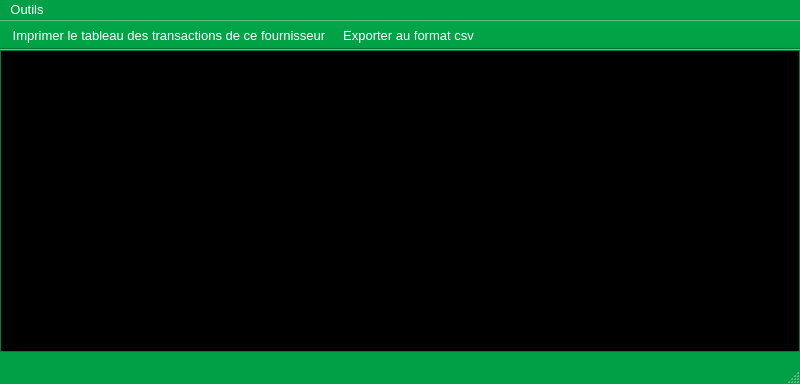
<?xml version="1.0" encoding="UTF-8"?>
<ui version="4.0">
 <class>YerothTableauDesTransactionsDuFournisseurWindow</class>
 <widget class="QMainWindow" name="YerothTableauDesTransactionsDuFournisseurWindow">
  <property name="windowModality">
   <enum>Qt::WindowModal</enum>
  </property>
  <property name="geometry">
   <rect>
    <x>0</x>
    <y>0</y>
    <width>800</width>
    <height>384</height>
   </rect>
  </property>
  <property name="palette">
   <palette>
    <active>
     <colorrole role="WindowText">
      <brush brushstyle="SolidPattern">
       <color alpha="255">
        <red>255</red>
        <green>255</green>
        <blue>255</blue>
       </color>
      </brush>
     </colorrole>
     <colorrole role="Button">
      <brush brushstyle="SolidPattern">
       <color alpha="255">
        <red>2</red>
        <green>160</green>
        <blue>70</blue>
       </color>
      </brush>
     </colorrole>
     <colorrole role="Light">
      <brush brushstyle="SolidPattern">
       <color alpha="255">
        <red>3</red>
        <green>240</green>
        <blue>105</blue>
       </color>
      </brush>
     </colorrole>
     <colorrole role="Midlight">
      <brush brushstyle="SolidPattern">
       <color alpha="255">
        <red>2</red>
        <green>200</green>
        <blue>87</blue>
       </color>
      </brush>
     </colorrole>
     <colorrole role="Dark">
      <brush brushstyle="SolidPattern">
       <color alpha="255">
        <red>1</red>
        <green>80</green>
        <blue>35</blue>
       </color>
      </brush>
     </colorrole>
     <colorrole role="Mid">
      <brush brushstyle="SolidPattern">
       <color alpha="255">
        <red>1</red>
        <green>107</green>
        <blue>46</blue>
       </color>
      </brush>
     </colorrole>
     <colorrole role="Text">
      <brush brushstyle="SolidPattern">
       <color alpha="255">
        <red>255</red>
        <green>255</green>
        <blue>255</blue>
       </color>
      </brush>
     </colorrole>
     <colorrole role="BrightText">
      <brush brushstyle="SolidPattern">
       <color alpha="255">
        <red>255</red>
        <green>255</green>
        <blue>255</blue>
       </color>
      </brush>
     </colorrole>
     <colorrole role="ButtonText">
      <brush brushstyle="SolidPattern">
       <color alpha="255">
        <red>255</red>
        <green>255</green>
        <blue>255</blue>
       </color>
      </brush>
     </colorrole>
     <colorrole role="Base">
      <brush brushstyle="SolidPattern">
       <color alpha="255">
        <red>255</red>
        <green>255</green>
        <blue>255</blue>
       </color>
      </brush>
     </colorrole>
     <colorrole role="Window">
      <brush brushstyle="SolidPattern">
       <color alpha="255">
        <red>2</red>
        <green>160</green>
        <blue>70</blue>
       </color>
      </brush>
     </colorrole>
     <colorrole role="Shadow">
      <brush brushstyle="SolidPattern">
       <color alpha="255">
        <red>0</red>
        <green>0</green>
        <blue>0</blue>
       </color>
      </brush>
     </colorrole>
     <colorrole role="AlternateBase">
      <brush brushstyle="SolidPattern">
       <color alpha="255">
        <red>128</red>
        <green>207</green>
        <blue>162</blue>
       </color>
      </brush>
     </colorrole>
     <colorrole role="ToolTipBase">
      <brush brushstyle="SolidPattern">
       <color alpha="255">
        <red>255</red>
        <green>255</green>
        <blue>220</blue>
       </color>
      </brush>
     </colorrole>
     <colorrole role="ToolTipText">
      <brush brushstyle="SolidPattern">
       <color alpha="255">
        <red>0</red>
        <green>0</green>
        <blue>0</blue>
       </color>
      </brush>
     </colorrole>
    </active>
    <inactive>
     <colorrole role="WindowText">
      <brush brushstyle="SolidPattern">
       <color alpha="255">
        <red>255</red>
        <green>255</green>
        <blue>255</blue>
       </color>
      </brush>
     </colorrole>
     <colorrole role="Button">
      <brush brushstyle="SolidPattern">
       <color alpha="255">
        <red>2</red>
        <green>160</green>
        <blue>70</blue>
       </color>
      </brush>
     </colorrole>
     <colorrole role="Light">
      <brush brushstyle="SolidPattern">
       <color alpha="255">
        <red>3</red>
        <green>240</green>
        <blue>105</blue>
       </color>
      </brush>
     </colorrole>
     <colorrole role="Midlight">
      <brush brushstyle="SolidPattern">
       <color alpha="255">
        <red>2</red>
        <green>200</green>
        <blue>87</blue>
       </color>
      </brush>
     </colorrole>
     <colorrole role="Dark">
      <brush brushstyle="SolidPattern">
       <color alpha="255">
        <red>1</red>
        <green>80</green>
        <blue>35</blue>
       </color>
      </brush>
     </colorrole>
     <colorrole role="Mid">
      <brush brushstyle="SolidPattern">
       <color alpha="255">
        <red>1</red>
        <green>107</green>
        <blue>46</blue>
       </color>
      </brush>
     </colorrole>
     <colorrole role="Text">
      <brush brushstyle="SolidPattern">
       <color alpha="255">
        <red>255</red>
        <green>255</green>
        <blue>255</blue>
       </color>
      </brush>
     </colorrole>
     <colorrole role="BrightText">
      <brush brushstyle="SolidPattern">
       <color alpha="255">
        <red>255</red>
        <green>255</green>
        <blue>255</blue>
       </color>
      </brush>
     </colorrole>
     <colorrole role="ButtonText">
      <brush brushstyle="SolidPattern">
       <color alpha="255">
        <red>255</red>
        <green>255</green>
        <blue>255</blue>
       </color>
      </brush>
     </colorrole>
     <colorrole role="Base">
      <brush brushstyle="SolidPattern">
       <color alpha="255">
        <red>255</red>
        <green>255</green>
        <blue>255</blue>
       </color>
      </brush>
     </colorrole>
     <colorrole role="Window">
      <brush brushstyle="SolidPattern">
       <color alpha="255">
        <red>2</red>
        <green>160</green>
        <blue>70</blue>
       </color>
      </brush>
     </colorrole>
     <colorrole role="Shadow">
      <brush brushstyle="SolidPattern">
       <color alpha="255">
        <red>0</red>
        <green>0</green>
        <blue>0</blue>
       </color>
      </brush>
     </colorrole>
     <colorrole role="AlternateBase">
      <brush brushstyle="SolidPattern">
       <color alpha="255">
        <red>128</red>
        <green>207</green>
        <blue>162</blue>
       </color>
      </brush>
     </colorrole>
     <colorrole role="ToolTipBase">
      <brush brushstyle="SolidPattern">
       <color alpha="255">
        <red>255</red>
        <green>255</green>
        <blue>220</blue>
       </color>
      </brush>
     </colorrole>
     <colorrole role="ToolTipText">
      <brush brushstyle="SolidPattern">
       <color alpha="255">
        <red>0</red>
        <green>0</green>
        <blue>0</blue>
       </color>
      </brush>
     </colorrole>
    </inactive>
    <disabled>
     <colorrole role="WindowText">
      <brush brushstyle="SolidPattern">
       <color alpha="255">
        <red>1</red>
        <green>80</green>
        <blue>35</blue>
       </color>
      </brush>
     </colorrole>
     <colorrole role="Button">
      <brush brushstyle="SolidPattern">
       <color alpha="255">
        <red>2</red>
        <green>160</green>
        <blue>70</blue>
       </color>
      </brush>
     </colorrole>
     <colorrole role="Light">
      <brush brushstyle="SolidPattern">
       <color alpha="255">
        <red>3</red>
        <green>240</green>
        <blue>105</blue>
       </color>
      </brush>
     </colorrole>
     <colorrole role="Midlight">
      <brush brushstyle="SolidPattern">
       <color alpha="255">
        <red>2</red>
        <green>200</green>
        <blue>87</blue>
       </color>
      </brush>
     </colorrole>
     <colorrole role="Dark">
      <brush brushstyle="SolidPattern">
       <color alpha="255">
        <red>1</red>
        <green>80</green>
        <blue>35</blue>
       </color>
      </brush>
     </colorrole>
     <colorrole role="Mid">
      <brush brushstyle="SolidPattern">
       <color alpha="255">
        <red>1</red>
        <green>107</green>
        <blue>46</blue>
       </color>
      </brush>
     </colorrole>
     <colorrole role="Text">
      <brush brushstyle="SolidPattern">
       <color alpha="255">
        <red>1</red>
        <green>80</green>
        <blue>35</blue>
       </color>
      </brush>
     </colorrole>
     <colorrole role="BrightText">
      <brush brushstyle="SolidPattern">
       <color alpha="255">
        <red>255</red>
        <green>255</green>
        <blue>255</blue>
       </color>
      </brush>
     </colorrole>
     <colorrole role="ButtonText">
      <brush brushstyle="SolidPattern">
       <color alpha="255">
        <red>1</red>
        <green>80</green>
        <blue>35</blue>
       </color>
      </brush>
     </colorrole>
     <colorrole role="Base">
      <brush brushstyle="SolidPattern">
       <color alpha="255">
        <red>2</red>
        <green>160</green>
        <blue>70</blue>
       </color>
      </brush>
     </colorrole>
     <colorrole role="Window">
      <brush brushstyle="SolidPattern">
       <color alpha="255">
        <red>2</red>
        <green>160</green>
        <blue>70</blue>
       </color>
      </brush>
     </colorrole>
     <colorrole role="Shadow">
      <brush brushstyle="SolidPattern">
       <color alpha="255">
        <red>0</red>
        <green>0</green>
        <blue>0</blue>
       </color>
      </brush>
     </colorrole>
     <colorrole role="AlternateBase">
      <brush brushstyle="SolidPattern">
       <color alpha="255">
        <red>2</red>
        <green>160</green>
        <blue>70</blue>
       </color>
      </brush>
     </colorrole>
     <colorrole role="ToolTipBase">
      <brush brushstyle="SolidPattern">
       <color alpha="255">
        <red>255</red>
        <green>255</green>
        <blue>220</blue>
       </color>
      </brush>
     </colorrole>
     <colorrole role="ToolTipText">
      <brush brushstyle="SolidPattern">
       <color alpha="255">
        <red>0</red>
        <green>0</green>
        <blue>0</blue>
       </color>
      </brush>
     </colorrole>
    </disabled>
   </palette>
  </property>
  <property name="font">
   <font>
    <pointsize>10</pointsize>
   </font>
  </property>
  <property name="windowTitle">
   <string>Yeroth-erp-3.0 - tableau des transactions du fournisseur</string>
  </property>
  <widget class="QWidget" name="centralwidget">
   <widget class="YerothTableView" name="tableView_tableau_des_transactions_du_fournisseur">
    <property name="geometry">
     <rect>
      <x>0</x>
      <y>0</y>
      <width>800</width>
      <height>302</height>
     </rect>
    </property>
    <property name="palette">
     <palette>
      <active>
       <colorrole role="WindowText">
        <brush brushstyle="SolidPattern">
         <color alpha="255">
          <red>255</red>
          <green>255</green>
          <blue>255</blue>
         </color>
        </brush>
       </colorrole>
       <colorrole role="Button">
        <brush brushstyle="SolidPattern">
         <color alpha="255">
          <red>2</red>
          <green>160</green>
          <blue>70</blue>
         </color>
        </brush>
       </colorrole>
       <colorrole role="Light">
        <brush brushstyle="SolidPattern">
         <color alpha="255">
          <red>3</red>
          <green>240</green>
          <blue>105</blue>
         </color>
        </brush>
       </colorrole>
       <colorrole role="Midlight">
        <brush brushstyle="SolidPattern">
         <color alpha="255">
          <red>2</red>
          <green>200</green>
          <blue>87</blue>
         </color>
        </brush>
       </colorrole>
       <colorrole role="Dark">
        <brush brushstyle="SolidPattern">
         <color alpha="255">
          <red>1</red>
          <green>80</green>
          <blue>35</blue>
         </color>
        </brush>
       </colorrole>
       <colorrole role="Mid">
        <brush brushstyle="SolidPattern">
         <color alpha="255">
          <red>1</red>
          <green>107</green>
          <blue>46</blue>
         </color>
        </brush>
       </colorrole>
       <colorrole role="Text">
        <brush brushstyle="SolidPattern">
         <color alpha="255">
          <red>255</red>
          <green>255</green>
          <blue>255</blue>
         </color>
        </brush>
       </colorrole>
       <colorrole role="BrightText">
        <brush brushstyle="SolidPattern">
         <color alpha="255">
          <red>255</red>
          <green>255</green>
          <blue>255</blue>
         </color>
        </brush>
       </colorrole>
       <colorrole role="ButtonText">
        <brush brushstyle="SolidPattern">
         <color alpha="255">
          <red>255</red>
          <green>255</green>
          <blue>255</blue>
         </color>
        </brush>
       </colorrole>
       <colorrole role="Base">
        <brush brushstyle="SolidPattern">
         <color alpha="255">
          <red>0</red>
          <green>0</green>
          <blue>0</blue>
         </color>
        </brush>
       </colorrole>
       <colorrole role="Window">
        <brush brushstyle="SolidPattern">
         <color alpha="255">
          <red>2</red>
          <green>160</green>
          <blue>70</blue>
         </color>
        </brush>
       </colorrole>
       <colorrole role="Shadow">
        <brush brushstyle="SolidPattern">
         <color alpha="255">
          <red>0</red>
          <green>0</green>
          <blue>0</blue>
         </color>
        </brush>
       </colorrole>
       <colorrole role="HighlightedText">
        <brush brushstyle="SolidPattern">
         <color alpha="255">
          <red>2</red>
          <green>160</green>
          <blue>70</blue>
         </color>
        </brush>
       </colorrole>
       <colorrole role="AlternateBase">
        <brush brushstyle="SolidPattern">
         <color alpha="255">
          <red>128</red>
          <green>207</green>
          <blue>162</blue>
         </color>
        </brush>
       </colorrole>
       <colorrole role="ToolTipBase">
        <brush brushstyle="SolidPattern">
         <color alpha="255">
          <red>255</red>
          <green>255</green>
          <blue>220</blue>
         </color>
        </brush>
       </colorrole>
       <colorrole role="ToolTipText">
        <brush brushstyle="SolidPattern">
         <color alpha="255">
          <red>0</red>
          <green>0</green>
          <blue>0</blue>
         </color>
        </brush>
       </colorrole>
      </active>
      <inactive>
       <colorrole role="WindowText">
        <brush brushstyle="SolidPattern">
         <color alpha="255">
          <red>255</red>
          <green>255</green>
          <blue>255</blue>
         </color>
        </brush>
       </colorrole>
       <colorrole role="Button">
        <brush brushstyle="SolidPattern">
         <color alpha="255">
          <red>2</red>
          <green>160</green>
          <blue>70</blue>
         </color>
        </brush>
       </colorrole>
       <colorrole role="Light">
        <brush brushstyle="SolidPattern">
         <color alpha="255">
          <red>3</red>
          <green>240</green>
          <blue>105</blue>
         </color>
        </brush>
       </colorrole>
       <colorrole role="Midlight">
        <brush brushstyle="SolidPattern">
         <color alpha="255">
          <red>2</red>
          <green>200</green>
          <blue>87</blue>
         </color>
        </brush>
       </colorrole>
       <colorrole role="Dark">
        <brush brushstyle="SolidPattern">
         <color alpha="255">
          <red>1</red>
          <green>80</green>
          <blue>35</blue>
         </color>
        </brush>
       </colorrole>
       <colorrole role="Mid">
        <brush brushstyle="SolidPattern">
         <color alpha="255">
          <red>1</red>
          <green>107</green>
          <blue>46</blue>
         </color>
        </brush>
       </colorrole>
       <colorrole role="Text">
        <brush brushstyle="SolidPattern">
         <color alpha="255">
          <red>255</red>
          <green>255</green>
          <blue>255</blue>
         </color>
        </brush>
       </colorrole>
       <colorrole role="BrightText">
        <brush brushstyle="SolidPattern">
         <color alpha="255">
          <red>255</red>
          <green>255</green>
          <blue>255</blue>
         </color>
        </brush>
       </colorrole>
       <colorrole role="ButtonText">
        <brush brushstyle="SolidPattern">
         <color alpha="255">
          <red>255</red>
          <green>255</green>
          <blue>255</blue>
         </color>
        </brush>
       </colorrole>
       <colorrole role="Base">
        <brush brushstyle="SolidPattern">
         <color alpha="255">
          <red>0</red>
          <green>0</green>
          <blue>0</blue>
         </color>
        </brush>
       </colorrole>
       <colorrole role="Window">
        <brush brushstyle="SolidPattern">
         <color alpha="255">
          <red>2</red>
          <green>160</green>
          <blue>70</blue>
         </color>
        </brush>
       </colorrole>
       <colorrole role="Shadow">
        <brush brushstyle="SolidPattern">
         <color alpha="255">
          <red>0</red>
          <green>0</green>
          <blue>0</blue>
         </color>
        </brush>
       </colorrole>
       <colorrole role="HighlightedText">
        <brush brushstyle="SolidPattern">
         <color alpha="255">
          <red>2</red>
          <green>160</green>
          <blue>70</blue>
         </color>
        </brush>
       </colorrole>
       <colorrole role="AlternateBase">
        <brush brushstyle="SolidPattern">
         <color alpha="255">
          <red>128</red>
          <green>207</green>
          <blue>162</blue>
         </color>
        </brush>
       </colorrole>
       <colorrole role="ToolTipBase">
        <brush brushstyle="SolidPattern">
         <color alpha="255">
          <red>255</red>
          <green>255</green>
          <blue>220</blue>
         </color>
        </brush>
       </colorrole>
       <colorrole role="ToolTipText">
        <brush brushstyle="SolidPattern">
         <color alpha="255">
          <red>0</red>
          <green>0</green>
          <blue>0</blue>
         </color>
        </brush>
       </colorrole>
      </inactive>
      <disabled>
       <colorrole role="WindowText">
        <brush brushstyle="SolidPattern">
         <color alpha="255">
          <red>1</red>
          <green>80</green>
          <blue>35</blue>
         </color>
        </brush>
       </colorrole>
       <colorrole role="Button">
        <brush brushstyle="SolidPattern">
         <color alpha="255">
          <red>2</red>
          <green>160</green>
          <blue>70</blue>
         </color>
        </brush>
       </colorrole>
       <colorrole role="Light">
        <brush brushstyle="SolidPattern">
         <color alpha="255">
          <red>3</red>
          <green>240</green>
          <blue>105</blue>
         </color>
        </brush>
       </colorrole>
       <colorrole role="Midlight">
        <brush brushstyle="SolidPattern">
         <color alpha="255">
          <red>2</red>
          <green>200</green>
          <blue>87</blue>
         </color>
        </brush>
       </colorrole>
       <colorrole role="Dark">
        <brush brushstyle="SolidPattern">
         <color alpha="255">
          <red>1</red>
          <green>80</green>
          <blue>35</blue>
         </color>
        </brush>
       </colorrole>
       <colorrole role="Mid">
        <brush brushstyle="SolidPattern">
         <color alpha="255">
          <red>1</red>
          <green>107</green>
          <blue>46</blue>
         </color>
        </brush>
       </colorrole>
       <colorrole role="Text">
        <brush brushstyle="SolidPattern">
         <color alpha="255">
          <red>1</red>
          <green>80</green>
          <blue>35</blue>
         </color>
        </brush>
       </colorrole>
       <colorrole role="BrightText">
        <brush brushstyle="SolidPattern">
         <color alpha="255">
          <red>255</red>
          <green>255</green>
          <blue>255</blue>
         </color>
        </brush>
       </colorrole>
       <colorrole role="ButtonText">
        <brush brushstyle="SolidPattern">
         <color alpha="255">
          <red>1</red>
          <green>80</green>
          <blue>35</blue>
         </color>
        </brush>
       </colorrole>
       <colorrole role="Base">
        <brush brushstyle="SolidPattern">
         <color alpha="255">
          <red>2</red>
          <green>160</green>
          <blue>70</blue>
         </color>
        </brush>
       </colorrole>
       <colorrole role="Window">
        <brush brushstyle="SolidPattern">
         <color alpha="255">
          <red>2</red>
          <green>160</green>
          <blue>70</blue>
         </color>
        </brush>
       </colorrole>
       <colorrole role="Shadow">
        <brush brushstyle="SolidPattern">
         <color alpha="255">
          <red>0</red>
          <green>0</green>
          <blue>0</blue>
         </color>
        </brush>
       </colorrole>
       <colorrole role="HighlightedText">
        <brush brushstyle="SolidPattern">
         <color alpha="255">
          <red>2</red>
          <green>160</green>
          <blue>70</blue>
         </color>
        </brush>
       </colorrole>
       <colorrole role="AlternateBase">
        <brush brushstyle="SolidPattern">
         <color alpha="255">
          <red>2</red>
          <green>160</green>
          <blue>70</blue>
         </color>
        </brush>
       </colorrole>
       <colorrole role="ToolTipBase">
        <brush brushstyle="SolidPattern">
         <color alpha="255">
          <red>255</red>
          <green>255</green>
          <blue>220</blue>
         </color>
        </brush>
       </colorrole>
       <colorrole role="ToolTipText">
        <brush brushstyle="SolidPattern">
         <color alpha="255">
          <red>0</red>
          <green>0</green>
          <blue>0</blue>
         </color>
        </brush>
       </colorrole>
      </disabled>
     </palette>
    </property>
    <property name="font">
     <font>
      <pointsize>10</pointsize>
      <weight>50</weight>
      <bold>false</bold>
     </font>
    </property>
    <property name="autoFillBackground">
     <bool>false</bool>
    </property>
    <property name="tabKeyNavigation">
     <bool>true</bool>
    </property>
    <property name="sortingEnabled">
     <bool>false</bool>
    </property>
   </widget>
  </widget>
  <widget class="QMenuBar" name="menubar">
   <property name="geometry">
    <rect>
     <x>0</x>
     <y>0</y>
     <width>800</width>
     <height>21</height>
    </rect>
   </property>
   <widget class="QMenu" name="menuOutils">
    <property name="palette">
     <palette>
      <active>
       <colorrole role="WindowText">
        <brush brushstyle="SolidPattern">
         <color alpha="255">
          <red>0</red>
          <green>0</green>
          <blue>0</blue>
         </color>
        </brush>
       </colorrole>
       <colorrole role="Button">
        <brush brushstyle="SolidPattern">
         <color alpha="255">
          <red>255</red>
          <green>255</green>
          <blue>0</blue>
         </color>
        </brush>
       </colorrole>
       <colorrole role="Light">
        <brush brushstyle="SolidPattern">
         <color alpha="255">
          <red>255</red>
          <green>255</green>
          <blue>127</blue>
         </color>
        </brush>
       </colorrole>
       <colorrole role="Midlight">
        <brush brushstyle="SolidPattern">
         <color alpha="255">
          <red>255</red>
          <green>255</green>
          <blue>63</blue>
         </color>
        </brush>
       </colorrole>
       <colorrole role="Dark">
        <brush brushstyle="SolidPattern">
         <color alpha="255">
          <red>127</red>
          <green>127</green>
          <blue>0</blue>
         </color>
        </brush>
       </colorrole>
       <colorrole role="Mid">
        <brush brushstyle="SolidPattern">
         <color alpha="255">
          <red>170</red>
          <green>170</green>
          <blue>0</blue>
         </color>
        </brush>
       </colorrole>
       <colorrole role="Text">
        <brush brushstyle="SolidPattern">
         <color alpha="255">
          <red>0</red>
          <green>0</green>
          <blue>0</blue>
         </color>
        </brush>
       </colorrole>
       <colorrole role="BrightText">
        <brush brushstyle="SolidPattern">
         <color alpha="255">
          <red>255</red>
          <green>255</green>
          <blue>255</blue>
         </color>
        </brush>
       </colorrole>
       <colorrole role="ButtonText">
        <brush brushstyle="SolidPattern">
         <color alpha="255">
          <red>0</red>
          <green>0</green>
          <blue>0</blue>
         </color>
        </brush>
       </colorrole>
       <colorrole role="Base">
        <brush brushstyle="SolidPattern">
         <color alpha="255">
          <red>255</red>
          <green>255</green>
          <blue>255</blue>
         </color>
        </brush>
       </colorrole>
       <colorrole role="Window">
        <brush brushstyle="SolidPattern">
         <color alpha="255">
          <red>255</red>
          <green>255</green>
          <blue>0</blue>
         </color>
        </brush>
       </colorrole>
       <colorrole role="Shadow">
        <brush brushstyle="SolidPattern">
         <color alpha="255">
          <red>0</red>
          <green>0</green>
          <blue>0</blue>
         </color>
        </brush>
       </colorrole>
       <colorrole role="AlternateBase">
        <brush brushstyle="SolidPattern">
         <color alpha="255">
          <red>255</red>
          <green>255</green>
          <blue>127</blue>
         </color>
        </brush>
       </colorrole>
       <colorrole role="ToolTipBase">
        <brush brushstyle="SolidPattern">
         <color alpha="255">
          <red>255</red>
          <green>255</green>
          <blue>220</blue>
         </color>
        </brush>
       </colorrole>
       <colorrole role="ToolTipText">
        <brush brushstyle="SolidPattern">
         <color alpha="255">
          <red>0</red>
          <green>0</green>
          <blue>0</blue>
         </color>
        </brush>
       </colorrole>
      </active>
      <inactive>
       <colorrole role="WindowText">
        <brush brushstyle="SolidPattern">
         <color alpha="255">
          <red>0</red>
          <green>0</green>
          <blue>0</blue>
         </color>
        </brush>
       </colorrole>
       <colorrole role="Button">
        <brush brushstyle="SolidPattern">
         <color alpha="255">
          <red>255</red>
          <green>255</green>
          <blue>0</blue>
         </color>
        </brush>
       </colorrole>
       <colorrole role="Light">
        <brush brushstyle="SolidPattern">
         <color alpha="255">
          <red>255</red>
          <green>255</green>
          <blue>127</blue>
         </color>
        </brush>
       </colorrole>
       <colorrole role="Midlight">
        <brush brushstyle="SolidPattern">
         <color alpha="255">
          <red>255</red>
          <green>255</green>
          <blue>63</blue>
         </color>
        </brush>
       </colorrole>
       <colorrole role="Dark">
        <brush brushstyle="SolidPattern">
         <color alpha="255">
          <red>127</red>
          <green>127</green>
          <blue>0</blue>
         </color>
        </brush>
       </colorrole>
       <colorrole role="Mid">
        <brush brushstyle="SolidPattern">
         <color alpha="255">
          <red>170</red>
          <green>170</green>
          <blue>0</blue>
         </color>
        </brush>
       </colorrole>
       <colorrole role="Text">
        <brush brushstyle="SolidPattern">
         <color alpha="255">
          <red>0</red>
          <green>0</green>
          <blue>0</blue>
         </color>
        </brush>
       </colorrole>
       <colorrole role="BrightText">
        <brush brushstyle="SolidPattern">
         <color alpha="255">
          <red>255</red>
          <green>255</green>
          <blue>255</blue>
         </color>
        </brush>
       </colorrole>
       <colorrole role="ButtonText">
        <brush brushstyle="SolidPattern">
         <color alpha="255">
          <red>0</red>
          <green>0</green>
          <blue>0</blue>
         </color>
        </brush>
       </colorrole>
       <colorrole role="Base">
        <brush brushstyle="SolidPattern">
         <color alpha="255">
          <red>255</red>
          <green>255</green>
          <blue>255</blue>
         </color>
        </brush>
       </colorrole>
       <colorrole role="Window">
        <brush brushstyle="SolidPattern">
         <color alpha="255">
          <red>255</red>
          <green>255</green>
          <blue>0</blue>
         </color>
        </brush>
       </colorrole>
       <colorrole role="Shadow">
        <brush brushstyle="SolidPattern">
         <color alpha="255">
          <red>0</red>
          <green>0</green>
          <blue>0</blue>
         </color>
        </brush>
       </colorrole>
       <colorrole role="AlternateBase">
        <brush brushstyle="SolidPattern">
         <color alpha="255">
          <red>255</red>
          <green>255</green>
          <blue>127</blue>
         </color>
        </brush>
       </colorrole>
       <colorrole role="ToolTipBase">
        <brush brushstyle="SolidPattern">
         <color alpha="255">
          <red>255</red>
          <green>255</green>
          <blue>220</blue>
         </color>
        </brush>
       </colorrole>
       <colorrole role="ToolTipText">
        <brush brushstyle="SolidPattern">
         <color alpha="255">
          <red>0</red>
          <green>0</green>
          <blue>0</blue>
         </color>
        </brush>
       </colorrole>
      </inactive>
      <disabled>
       <colorrole role="WindowText">
        <brush brushstyle="SolidPattern">
         <color alpha="255">
          <red>127</red>
          <green>127</green>
          <blue>0</blue>
         </color>
        </brush>
       </colorrole>
       <colorrole role="Button">
        <brush brushstyle="SolidPattern">
         <color alpha="255">
          <red>255</red>
          <green>255</green>
          <blue>0</blue>
         </color>
        </brush>
       </colorrole>
       <colorrole role="Light">
        <brush brushstyle="SolidPattern">
         <color alpha="255">
          <red>255</red>
          <green>255</green>
          <blue>127</blue>
         </color>
        </brush>
       </colorrole>
       <colorrole role="Midlight">
        <brush brushstyle="SolidPattern">
         <color alpha="255">
          <red>255</red>
          <green>255</green>
          <blue>63</blue>
         </color>
        </brush>
       </colorrole>
       <colorrole role="Dark">
        <brush brushstyle="SolidPattern">
         <color alpha="255">
          <red>127</red>
          <green>127</green>
          <blue>0</blue>
         </color>
        </brush>
       </colorrole>
       <colorrole role="Mid">
        <brush brushstyle="SolidPattern">
         <color alpha="255">
          <red>170</red>
          <green>170</green>
          <blue>0</blue>
         </color>
        </brush>
       </colorrole>
       <colorrole role="Text">
        <brush brushstyle="SolidPattern">
         <color alpha="255">
          <red>127</red>
          <green>127</green>
          <blue>0</blue>
         </color>
        </brush>
       </colorrole>
       <colorrole role="BrightText">
        <brush brushstyle="SolidPattern">
         <color alpha="255">
          <red>255</red>
          <green>255</green>
          <blue>255</blue>
         </color>
        </brush>
       </colorrole>
       <colorrole role="ButtonText">
        <brush brushstyle="SolidPattern">
         <color alpha="255">
          <red>127</red>
          <green>127</green>
          <blue>0</blue>
         </color>
        </brush>
       </colorrole>
       <colorrole role="Base">
        <brush brushstyle="SolidPattern">
         <color alpha="255">
          <red>255</red>
          <green>255</green>
          <blue>0</blue>
         </color>
        </brush>
       </colorrole>
       <colorrole role="Window">
        <brush brushstyle="SolidPattern">
         <color alpha="255">
          <red>255</red>
          <green>255</green>
          <blue>0</blue>
         </color>
        </brush>
       </colorrole>
       <colorrole role="Shadow">
        <brush brushstyle="SolidPattern">
         <color alpha="255">
          <red>0</red>
          <green>0</green>
          <blue>0</blue>
         </color>
        </brush>
       </colorrole>
       <colorrole role="AlternateBase">
        <brush brushstyle="SolidPattern">
         <color alpha="255">
          <red>255</red>
          <green>255</green>
          <blue>0</blue>
         </color>
        </brush>
       </colorrole>
       <colorrole role="ToolTipBase">
        <brush brushstyle="SolidPattern">
         <color alpha="255">
          <red>255</red>
          <green>255</green>
          <blue>220</blue>
         </color>
        </brush>
       </colorrole>
       <colorrole role="ToolTipText">
        <brush brushstyle="SolidPattern">
         <color alpha="255">
          <red>0</red>
          <green>0</green>
          <blue>0</blue>
         </color>
        </brush>
       </colorrole>
      </disabled>
     </palette>
    </property>
    <property name="title">
     <string>Outils</string>
    </property>
    <addaction name="actionExporter_au_format_csv"/>
    <addaction name="actionAfficherPDF"/>
   </widget>
   <addaction name="menuOutils"/>
  </widget>
  <widget class="QStatusBar" name="statusbar"/>
  <widget class="QToolBar" name="toolBar_tableauDesTransactionDuFournisseur">
   <property name="palette">
    <palette>
     <active>
      <colorrole role="WindowText">
       <brush brushstyle="SolidPattern">
        <color alpha="255">
         <red>255</red>
         <green>255</green>
         <blue>255</blue>
        </color>
       </brush>
      </colorrole>
      <colorrole role="Button">
       <brush brushstyle="SolidPattern">
        <color alpha="255">
         <red>2</red>
         <green>160</green>
         <blue>70</blue>
        </color>
       </brush>
      </colorrole>
      <colorrole role="Light">
       <brush brushstyle="SolidPattern">
        <color alpha="255">
         <red>3</red>
         <green>240</green>
         <blue>105</blue>
        </color>
       </brush>
      </colorrole>
      <colorrole role="Midlight">
       <brush brushstyle="SolidPattern">
        <color alpha="255">
         <red>2</red>
         <green>200</green>
         <blue>87</blue>
        </color>
       </brush>
      </colorrole>
      <colorrole role="Dark">
       <brush brushstyle="SolidPattern">
        <color alpha="255">
         <red>1</red>
         <green>80</green>
         <blue>35</blue>
        </color>
       </brush>
      </colorrole>
      <colorrole role="Mid">
       <brush brushstyle="SolidPattern">
        <color alpha="255">
         <red>1</red>
         <green>107</green>
         <blue>46</blue>
        </color>
       </brush>
      </colorrole>
      <colorrole role="Text">
       <brush brushstyle="SolidPattern">
        <color alpha="255">
         <red>255</red>
         <green>255</green>
         <blue>255</blue>
        </color>
       </brush>
      </colorrole>
      <colorrole role="BrightText">
       <brush brushstyle="SolidPattern">
        <color alpha="255">
         <red>255</red>
         <green>255</green>
         <blue>255</blue>
        </color>
       </brush>
      </colorrole>
      <colorrole role="ButtonText">
       <brush brushstyle="SolidPattern">
        <color alpha="255">
         <red>255</red>
         <green>255</green>
         <blue>255</blue>
        </color>
       </brush>
      </colorrole>
      <colorrole role="Base">
       <brush brushstyle="SolidPattern">
        <color alpha="255">
         <red>255</red>
         <green>255</green>
         <blue>255</blue>
        </color>
       </brush>
      </colorrole>
      <colorrole role="Window">
       <brush brushstyle="SolidPattern">
        <color alpha="255">
         <red>2</red>
         <green>160</green>
         <blue>70</blue>
        </color>
       </brush>
      </colorrole>
      <colorrole role="Shadow">
       <brush brushstyle="SolidPattern">
        <color alpha="255">
         <red>0</red>
         <green>0</green>
         <blue>0</blue>
        </color>
       </brush>
      </colorrole>
      <colorrole role="AlternateBase">
       <brush brushstyle="SolidPattern">
        <color alpha="255">
         <red>128</red>
         <green>207</green>
         <blue>162</blue>
        </color>
       </brush>
      </colorrole>
      <colorrole role="ToolTipBase">
       <brush brushstyle="SolidPattern">
        <color alpha="255">
         <red>255</red>
         <green>255</green>
         <blue>220</blue>
        </color>
       </brush>
      </colorrole>
      <colorrole role="ToolTipText">
       <brush brushstyle="SolidPattern">
        <color alpha="255">
         <red>0</red>
         <green>0</green>
         <blue>0</blue>
        </color>
       </brush>
      </colorrole>
     </active>
     <inactive>
      <colorrole role="WindowText">
       <brush brushstyle="SolidPattern">
        <color alpha="255">
         <red>255</red>
         <green>255</green>
         <blue>255</blue>
        </color>
       </brush>
      </colorrole>
      <colorrole role="Button">
       <brush brushstyle="SolidPattern">
        <color alpha="255">
         <red>2</red>
         <green>160</green>
         <blue>70</blue>
        </color>
       </brush>
      </colorrole>
      <colorrole role="Light">
       <brush brushstyle="SolidPattern">
        <color alpha="255">
         <red>3</red>
         <green>240</green>
         <blue>105</blue>
        </color>
       </brush>
      </colorrole>
      <colorrole role="Midlight">
       <brush brushstyle="SolidPattern">
        <color alpha="255">
         <red>2</red>
         <green>200</green>
         <blue>87</blue>
        </color>
       </brush>
      </colorrole>
      <colorrole role="Dark">
       <brush brushstyle="SolidPattern">
        <color alpha="255">
         <red>1</red>
         <green>80</green>
         <blue>35</blue>
        </color>
       </brush>
      </colorrole>
      <colorrole role="Mid">
       <brush brushstyle="SolidPattern">
        <color alpha="255">
         <red>1</red>
         <green>107</green>
         <blue>46</blue>
        </color>
       </brush>
      </colorrole>
      <colorrole role="Text">
       <brush brushstyle="SolidPattern">
        <color alpha="255">
         <red>255</red>
         <green>255</green>
         <blue>255</blue>
        </color>
       </brush>
      </colorrole>
      <colorrole role="BrightText">
       <brush brushstyle="SolidPattern">
        <color alpha="255">
         <red>255</red>
         <green>255</green>
         <blue>255</blue>
        </color>
       </brush>
      </colorrole>
      <colorrole role="ButtonText">
       <brush brushstyle="SolidPattern">
        <color alpha="255">
         <red>255</red>
         <green>255</green>
         <blue>255</blue>
        </color>
       </brush>
      </colorrole>
      <colorrole role="Base">
       <brush brushstyle="SolidPattern">
        <color alpha="255">
         <red>255</red>
         <green>255</green>
         <blue>255</blue>
        </color>
       </brush>
      </colorrole>
      <colorrole role="Window">
       <brush brushstyle="SolidPattern">
        <color alpha="255">
         <red>2</red>
         <green>160</green>
         <blue>70</blue>
        </color>
       </brush>
      </colorrole>
      <colorrole role="Shadow">
       <brush brushstyle="SolidPattern">
        <color alpha="255">
         <red>0</red>
         <green>0</green>
         <blue>0</blue>
        </color>
       </brush>
      </colorrole>
      <colorrole role="AlternateBase">
       <brush brushstyle="SolidPattern">
        <color alpha="255">
         <red>128</red>
         <green>207</green>
         <blue>162</blue>
        </color>
       </brush>
      </colorrole>
      <colorrole role="ToolTipBase">
       <brush brushstyle="SolidPattern">
        <color alpha="255">
         <red>255</red>
         <green>255</green>
         <blue>220</blue>
        </color>
       </brush>
      </colorrole>
      <colorrole role="ToolTipText">
       <brush brushstyle="SolidPattern">
        <color alpha="255">
         <red>0</red>
         <green>0</green>
         <blue>0</blue>
        </color>
       </brush>
      </colorrole>
     </inactive>
     <disabled>
      <colorrole role="WindowText">
       <brush brushstyle="SolidPattern">
        <color alpha="255">
         <red>1</red>
         <green>80</green>
         <blue>35</blue>
        </color>
       </brush>
      </colorrole>
      <colorrole role="Button">
       <brush brushstyle="SolidPattern">
        <color alpha="255">
         <red>2</red>
         <green>160</green>
         <blue>70</blue>
        </color>
       </brush>
      </colorrole>
      <colorrole role="Light">
       <brush brushstyle="SolidPattern">
        <color alpha="255">
         <red>3</red>
         <green>240</green>
         <blue>105</blue>
        </color>
       </brush>
      </colorrole>
      <colorrole role="Midlight">
       <brush brushstyle="SolidPattern">
        <color alpha="255">
         <red>2</red>
         <green>200</green>
         <blue>87</blue>
        </color>
       </brush>
      </colorrole>
      <colorrole role="Dark">
       <brush brushstyle="SolidPattern">
        <color alpha="255">
         <red>1</red>
         <green>80</green>
         <blue>35</blue>
        </color>
       </brush>
      </colorrole>
      <colorrole role="Mid">
       <brush brushstyle="SolidPattern">
        <color alpha="255">
         <red>1</red>
         <green>107</green>
         <blue>46</blue>
        </color>
       </brush>
      </colorrole>
      <colorrole role="Text">
       <brush brushstyle="SolidPattern">
        <color alpha="255">
         <red>1</red>
         <green>80</green>
         <blue>35</blue>
        </color>
       </brush>
      </colorrole>
      <colorrole role="BrightText">
       <brush brushstyle="SolidPattern">
        <color alpha="255">
         <red>255</red>
         <green>255</green>
         <blue>255</blue>
        </color>
       </brush>
      </colorrole>
      <colorrole role="ButtonText">
       <brush brushstyle="SolidPattern">
        <color alpha="255">
         <red>1</red>
         <green>80</green>
         <blue>35</blue>
        </color>
       </brush>
      </colorrole>
      <colorrole role="Base">
       <brush brushstyle="SolidPattern">
        <color alpha="255">
         <red>2</red>
         <green>160</green>
         <blue>70</blue>
        </color>
       </brush>
      </colorrole>
      <colorrole role="Window">
       <brush brushstyle="SolidPattern">
        <color alpha="255">
         <red>2</red>
         <green>160</green>
         <blue>70</blue>
        </color>
       </brush>
      </colorrole>
      <colorrole role="Shadow">
       <brush brushstyle="SolidPattern">
        <color alpha="255">
         <red>0</red>
         <green>0</green>
         <blue>0</blue>
        </color>
       </brush>
      </colorrole>
      <colorrole role="AlternateBase">
       <brush brushstyle="SolidPattern">
        <color alpha="255">
         <red>2</red>
         <green>160</green>
         <blue>70</blue>
        </color>
       </brush>
      </colorrole>
      <colorrole role="ToolTipBase">
       <brush brushstyle="SolidPattern">
        <color alpha="255">
         <red>255</red>
         <green>255</green>
         <blue>220</blue>
        </color>
       </brush>
      </colorrole>
      <colorrole role="ToolTipText">
       <brush brushstyle="SolidPattern">
        <color alpha="255">
         <red>0</red>
         <green>0</green>
         <blue>0</blue>
        </color>
       </brush>
      </colorrole>
     </disabled>
    </palette>
   </property>
   <property name="font">
    <font>
     <pointsize>10</pointsize>
    </font>
   </property>
   <property name="windowTitle">
    <string>toolBar</string>
   </property>
   <property name="movable">
    <bool>false</bool>
   </property>
   <attribute name="toolBarArea">
    <enum>TopToolBarArea</enum>
   </attribute>
   <attribute name="toolBarBreak">
    <bool>false</bool>
   </attribute>
   <addaction name="actionAfficherPDF"/>
   <addaction name="actionExporter_au_format_csv"/>
  </widget>
  <action name="actionAfficherPDF">
   <property name="icon">
    <iconset resource="../../yeroth-erp-3-0.qrc">
     <normaloff>:/yeroth-erp-3-0-images/yeroth-erp-3-0-pdf-print-icon.png</normaloff>:/yeroth-erp-3-0-images/yeroth-erp-3-0-pdf-print-icon.png</iconset>
   </property>
   <property name="text">
    <string>Imprimer le tableau des transactions de ce fournisseur</string>
   </property>
   <property name="toolTip">
    <string>Imprimer le tableau des transactions de ce fournisseur</string>
   </property>
   <property name="font">
    <font>
     <pointsize>10</pointsize>
    </font>
   </property>
  </action>
  <action name="actionExporter_au_format_csv">
   <property name="icon">
    <iconset>
     <normalon>:/yeroth-erp-3-0-images/yeroth-erp-3.0-export-csv-data-icon.png</normalon>
    </iconset>
   </property>
   <property name="text">
    <string>Exporter au format csv</string>
   </property>
   <property name="font">
    <font>
     <pointsize>10</pointsize>
    </font>
   </property>
  </action>
 </widget>
 <customwidgets>
  <customwidget>
   <class>YerothTableView</class>
   <extends>QTableView</extends>
   <header>src/widgets/table-view/yeroth-erp-table-view.hpp</header>
  </customwidget>
 </customwidgets>
 <resources>
  <include location="../../yeroth-erp-3-0.qrc"/>
 </resources>
 <connections/>
</ui>
